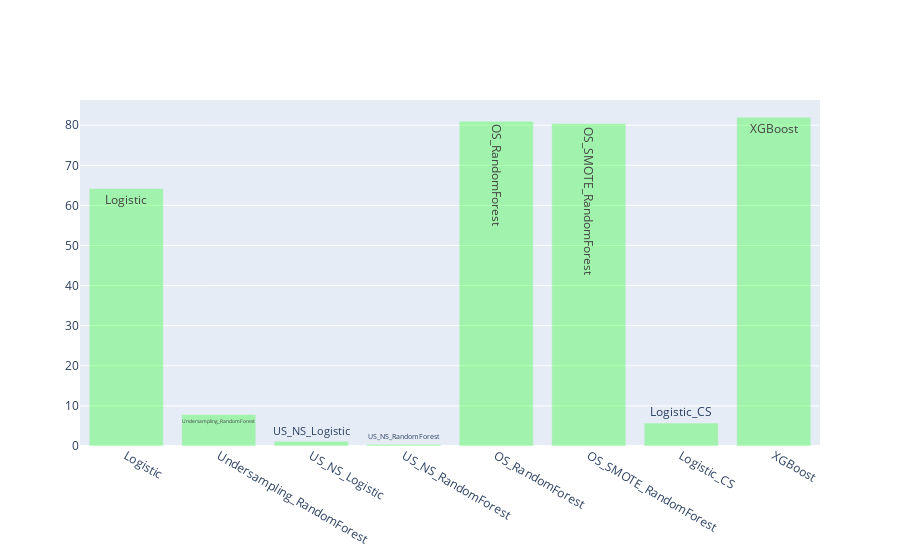

The cell this chart's notebook holds for it:
### Code cell
#F1-Scores

Bar2 = go.Bar(x = list(f1scores.keys()), 
              y = list(f1scores.values()), 
              name = "F1-Scores", 
              marker = dict(color = 'rgba(0, 255, 0, 0.3)'), 
              text = list(f1scores.keys()))

data = Bar2
layout = go.Layout()
fig = go.Figure(data = data, layout = layout)
iplot(fig)

### Figure 1 — Plotly figure (JSON) as saved in the notebook; plotly's stock layout.template omitted (floating-point values rounded to 4 significant figures)
{"data": [{"marker": {"color": "rgba(0, 255, 0, 0.3)"}, "name": "F1-Scores", "text": ["Logistic", "Undersampling_RandomForest", "US_NS_Logistic", "US_NS_RandomForest", "OS_RandomForest", "OS_SMOTE_RandomForest", "Logistic_CS", "XGBoost"], "type": "bar", "x": ["Logistic", "Undersampling_RandomForest", "US_NS_Logistic", "US_NS_RandomForest", "OS_RandomForest", "OS_SMOTE_RandomForest", "Logistic_CS", "XGBoost"], "y": [64.23, 7.87, 1.18, 0.39, 81.02, 80.41, 5.71, 81.98]}], "layout": {}}
